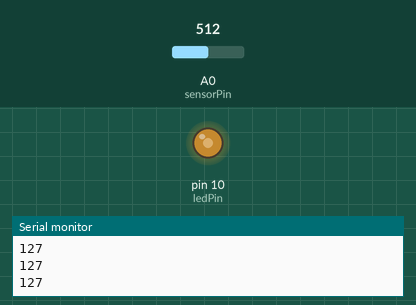
This sketch was run on a simulated Arduino Uno, built with avr-gcc and run on an emulated ATmega328P. Shown: output pins drawn as LEDs (lit = HIGH), the last lines printed to the serial monitor. The inputs (shaded band) are chosen by the test bench; at power-on: A0 (sensorPin) = 512.

Above: at 1.2 s.
1.3 s: A0 (sensorPin) set to 716
At 2.2 s:
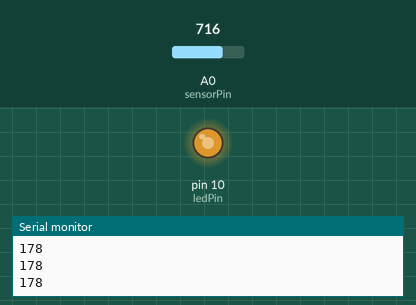
2.8 s: A0 (sensorPin) set to 900
At 3.3 s:
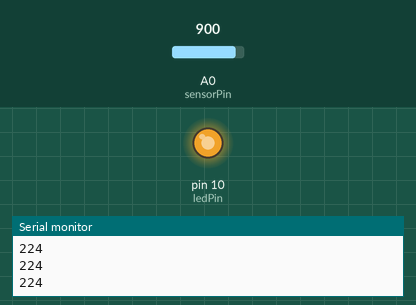
4.3 s: A0 (sensorPin) set to 122
At 5.5 s:
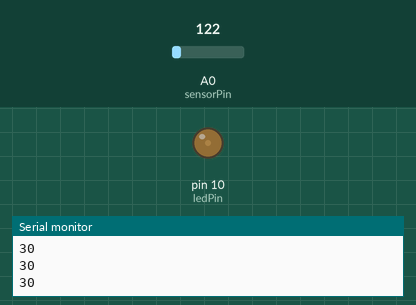
5.8 s: A0 (sensorPin) set to 0
At 6.9 s:
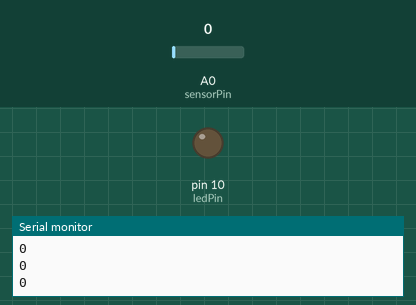
7.3 s: A0 (sensorPin) set to 511
At 8.0 s:
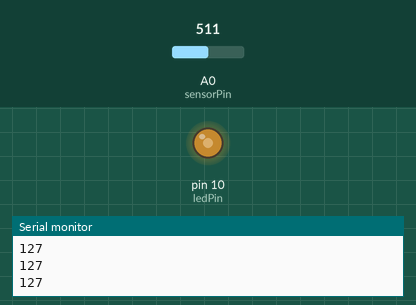
Timing chart, 0 to 9.8 s (numbered marks = the images above; inputs shaded):
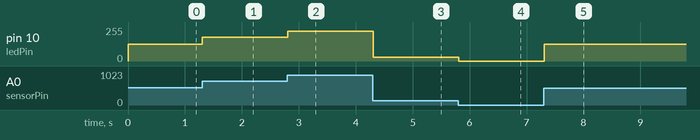

The sketch:

_mage_sensor.ino
```cpp
// センサに接続したアナログピンの番号
int sensorPin = 0;

// LEDに接続したピンの番号
int ledPin = 10;

void setup() {
  Serial.begin (9600);
  // LEDに接続したピンのモードを出力にセット
  Serial.print("start");
  pinMode(ledPin, OUTPUT);
}

void loop() {
  // センサの値を読み取る
  int value = analogRead(sensorPin);

  // 読み取った値からLEDの明るさを求めてLED の明るさを更新
  int intensity = map(value, 0, 1023, 0, 255);
  analogWrite(ledPin, intensity);
  Serial.println(intensity);
  // 次のループ開始までに10ms待つ
  delay(10);
}
```

Measured:
- after the input at 1.3 s, pin 10 (ledPin): 127/255 → 178/255 at once
- after the input at 2.8 s, pin 10 (ledPin): 178/255 → 224/255 at once
- after the input at 4.3 s, pin 10 (ledPin): 224/255 → 30/255 at once
- after the input at 5.8 s, pin 10 (ledPin): 30/255 → 0/255 at once
- after the input at 7.3 s, pin 10 (ledPin): 0/255 → 127/255 at once
